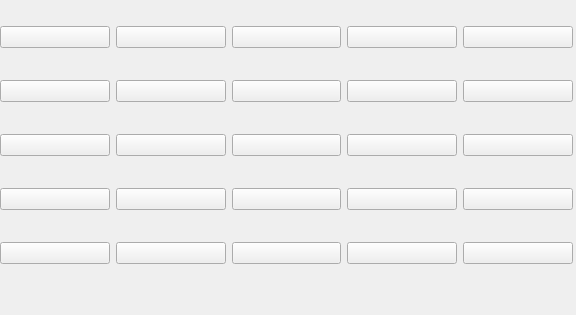
<?xml version="1.0" encoding="UTF-8"?>
<ui version="4.0">
 <class>Form</class>
 <widget class="QWidget" name="Form">
  <property name="geometry">
   <rect>
    <x>0</x>
    <y>0</y>
    <width>576</width>
    <height>315</height>
   </rect>
  </property>
  <property name="windowTitle">
   <string>Form</string>
  </property>
  <widget class="QWidget" name="gridLayoutWidget">
   <property name="geometry">
    <rect>
     <x>0</x>
     <y>0</y>
     <width>573</width>
     <height>293</height>
    </rect>
   </property>
   <layout class="QGridLayout" name="gridLayout">
    <item row="2" column="6">
     <widget class="QPushButton" name="pushButton_11">
      <property name="text">
       <string/>
      </property>
      <attribute name="buttonGroup">
       <string notr="true">buttonGroup</string>
      </attribute>
     </widget>
    </item>
    <item row="4" column="9">
     <widget class="QPushButton" name="pushButton_24">
      <property name="text">
       <string/>
      </property>
      <attribute name="buttonGroup">
       <string notr="true">buttonGroup</string>
      </attribute>
     </widget>
    </item>
    <item row="4" column="6">
     <widget class="QPushButton" name="pushButton_21">
      <property name="text">
       <string/>
      </property>
      <attribute name="buttonGroup">
       <string notr="true">buttonGroup</string>
      </attribute>
     </widget>
    </item>
    <item row="4" column="10">
     <widget class="QPushButton" name="pushButton_25">
      <property name="text">
       <string/>
      </property>
      <attribute name="buttonGroup">
       <string notr="true">buttonGroup</string>
      </attribute>
     </widget>
    </item>
    <item row="4" column="8">
     <widget class="QPushButton" name="pushButton_23">
      <property name="text">
       <string/>
      </property>
      <attribute name="buttonGroup">
       <string notr="true">buttonGroup</string>
      </attribute>
     </widget>
    </item>
    <item row="4" column="7">
     <widget class="QPushButton" name="pushButton_22">
      <property name="text">
       <string/>
      </property>
      <attribute name="buttonGroup">
       <string notr="true">buttonGroup</string>
      </attribute>
     </widget>
    </item>
    <item row="3" column="7">
     <widget class="QPushButton" name="pushButton_17">
      <property name="text">
       <string/>
      </property>
      <attribute name="buttonGroup">
       <string notr="true">buttonGroup</string>
      </attribute>
     </widget>
    </item>
    <item row="1" column="6">
     <widget class="QPushButton" name="pushButton_6">
      <property name="text">
       <string/>
      </property>
      <attribute name="buttonGroup">
       <string notr="true">buttonGroup</string>
      </attribute>
     </widget>
    </item>
    <item row="0" column="10">
     <widget class="QPushButton" name="pushButton_5">
      <property name="text">
       <string/>
      </property>
      <attribute name="buttonGroup">
       <string notr="true">buttonGroup</string>
      </attribute>
     </widget>
    </item>
    <item row="3" column="9">
     <widget class="QPushButton" name="pushButton_19">
      <property name="text">
       <string/>
      </property>
      <attribute name="buttonGroup">
       <string notr="true">buttonGroup</string>
      </attribute>
     </widget>
    </item>
    <item row="1" column="7">
     <widget class="QPushButton" name="pushButton_7">
      <property name="text">
       <string/>
      </property>
      <attribute name="buttonGroup">
       <string notr="true">buttonGroup</string>
      </attribute>
     </widget>
    </item>
    <item row="0" column="8">
     <widget class="QPushButton" name="pushButton_3">
      <property name="text">
       <string/>
      </property>
      <attribute name="buttonGroup">
       <string notr="true">buttonGroup</string>
      </attribute>
     </widget>
    </item>
    <item row="0" column="9">
     <widget class="QPushButton" name="pushButton_4">
      <property name="text">
       <string/>
      </property>
      <attribute name="buttonGroup">
       <string notr="true">buttonGroup</string>
      </attribute>
     </widget>
    </item>
    <item row="0" column="6">
     <widget class="QPushButton" name="pushButton">
      <property name="text">
       <string/>
      </property>
      <attribute name="buttonGroup">
       <string notr="true">buttonGroup</string>
      </attribute>
     </widget>
    </item>
    <item row="1" column="10">
     <widget class="QPushButton" name="pushButton_10">
      <property name="text">
       <string/>
      </property>
      <attribute name="buttonGroup">
       <string notr="true">buttonGroup</string>
      </attribute>
     </widget>
    </item>
    <item row="2" column="7">
     <widget class="QPushButton" name="pushButton_12">
      <property name="text">
       <string/>
      </property>
      <attribute name="buttonGroup">
       <string notr="true">buttonGroup</string>
      </attribute>
     </widget>
    </item>
    <item row="2" column="8">
     <widget class="QPushButton" name="pushButton_13">
      <property name="text">
       <string/>
      </property>
      <attribute name="buttonGroup">
       <string notr="true">buttonGroup</string>
      </attribute>
     </widget>
    </item>
    <item row="3" column="10">
     <widget class="QPushButton" name="pushButton_20">
      <property name="text">
       <string/>
      </property>
      <attribute name="buttonGroup">
       <string notr="true">buttonGroup</string>
      </attribute>
     </widget>
    </item>
    <item row="2" column="9">
     <widget class="QPushButton" name="pushButton_14">
      <property name="text">
       <string/>
      </property>
      <attribute name="buttonGroup">
       <string notr="true">buttonGroup</string>
      </attribute>
     </widget>
    </item>
    <item row="3" column="8">
     <widget class="QPushButton" name="pushButton_18">
      <property name="text">
       <string/>
      </property>
      <attribute name="buttonGroup">
       <string notr="true">buttonGroup</string>
      </attribute>
     </widget>
    </item>
    <item row="2" column="10">
     <widget class="QPushButton" name="pushButton_15">
      <property name="text">
       <string/>
      </property>
      <attribute name="buttonGroup">
       <string notr="true">buttonGroup</string>
      </attribute>
     </widget>
    </item>
    <item row="0" column="7">
     <widget class="QPushButton" name="pushButton_2">
      <property name="text">
       <string/>
      </property>
      <attribute name="buttonGroup">
       <string notr="true">buttonGroup</string>
      </attribute>
     </widget>
    </item>
    <item row="3" column="6">
     <widget class="QPushButton" name="pushButton_16">
      <property name="text">
       <string/>
      </property>
      <attribute name="buttonGroup">
       <string notr="true">buttonGroup</string>
      </attribute>
     </widget>
    </item>
    <item row="1" column="8">
     <widget class="QPushButton" name="pushButton_8">
      <property name="text">
       <string/>
      </property>
      <attribute name="buttonGroup">
       <string notr="true">buttonGroup</string>
      </attribute>
     </widget>
    </item>
    <item row="1" column="9">
     <widget class="QPushButton" name="pushButton_9">
      <property name="text">
       <string/>
      </property>
      <attribute name="buttonGroup">
       <string notr="true">buttonGroup</string>
      </attribute>
     </widget>
    </item>
   </layout>
  </widget>
 </widget>
 <resources/>
 <connections/>
 <buttongroups>
  <buttongroup name="buttonGroup"/>
 </buttongroups>
</ui>
